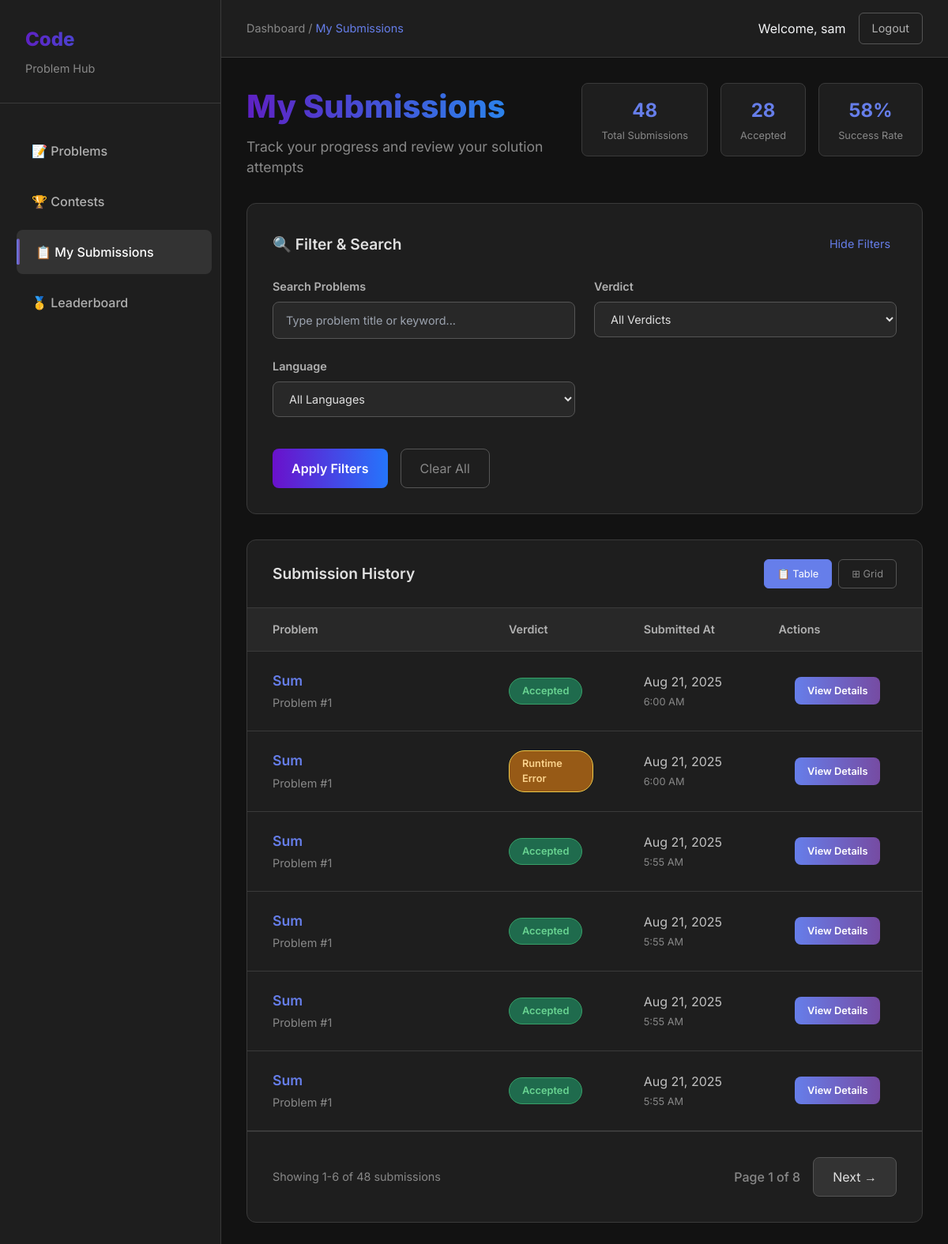
Page /submissions/history/ (signed in) on the earlier database version.
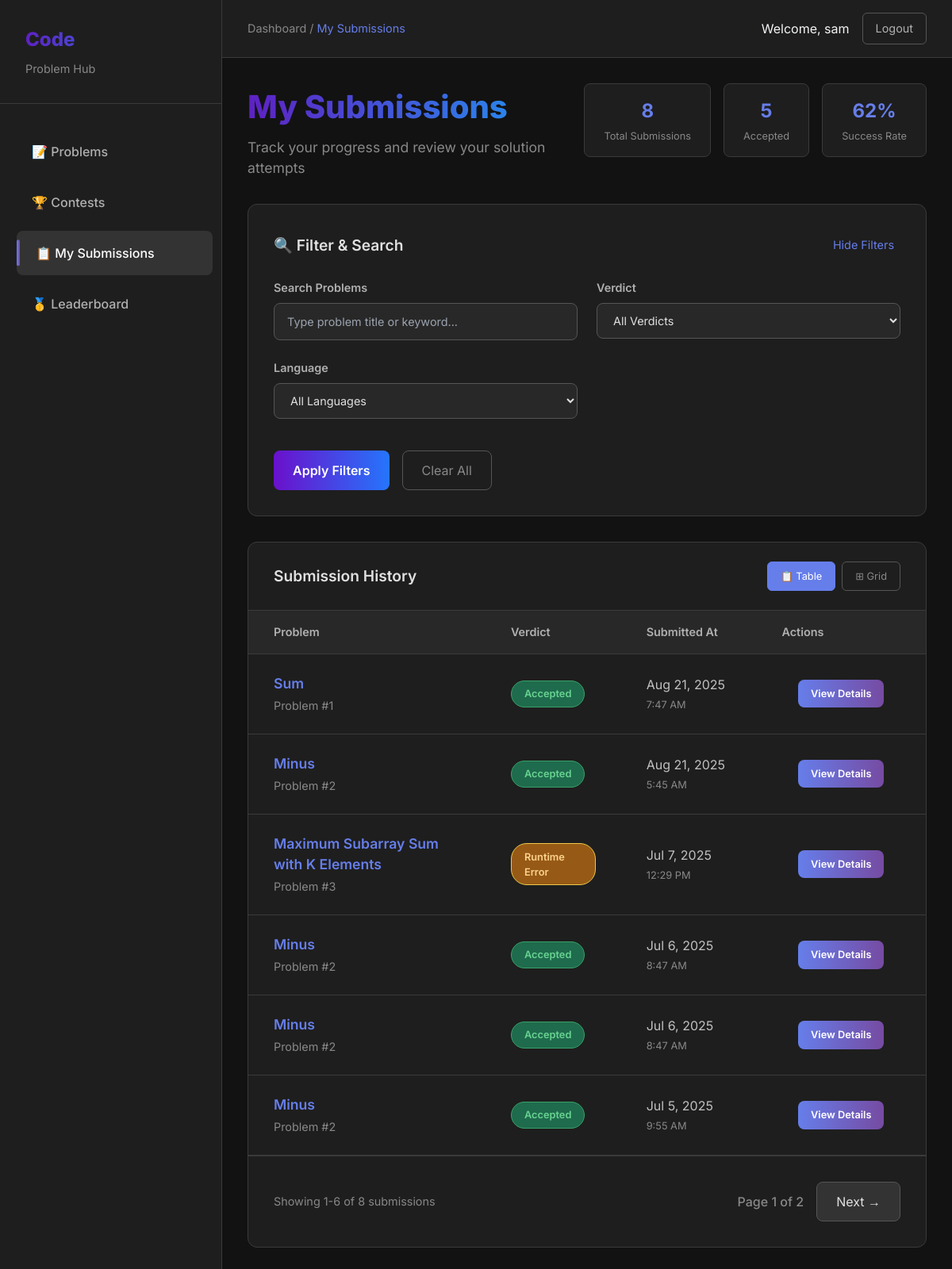
Same page on the later database version.
### submissions/models.py (models this page shows, shortened)
class Submission(models.Model):
    STATUS_CHOICES = [
        ('Accepted', 'Accepted'),
        ('Wrong Answer', 'Wrong Answer'),
        ('Time Limit Exceeded', 'Time Limit Exceeded'),
        ('Runtime Error', 'Runtime Error'),
    ]
    user = models.ForeignKey(User, on_delete=models.CASCADE)
    problem = models.ForeignKey(Problem, on_delete=models.CASCADE)
    code = models.TextField()
    language = models.CharField(max_length=20, default='python')
    created_at = models.DateTimeField(auto_now_add=True)
    verdict = models.CharField(max_length=20, choices=STATUS_CHOICES)
    output = models.TextField()
    error = models.TextField()

### problems/models.py (models this page shows, shortened)
class Problem(models.Model):
    DIFFICULTY_CHOICES = [
        ('Easy', 'Easy'),
        ('Medium', 'Medium'),
        ('Hard', 'Hard'),
    ]
    title = models.CharField(max_length=200)
    description = models.TextField()
    input_description = models.TextField()
    output_description = models.TextField()
    constraints = models.TextField()
    sample_input = models.TextField()
    sample_output = models.TextField()
    difficulty = models.CharField(max_length=10, choices=DIFFICULTY_CHOICES)
    tags = models.ManyToManyField(Tag, related_name='problems')
    slug = models.SlugField(unique=True)

### submissions/views.py (the view)
# urls.py: path('history/', views.submission_history, name='submission_history'),
@login_required
def submission_history(request):
    submissions = Submission.objects.filter(user=request.user).order_by('-created_at')
    paginator = Paginator(submissions, 6)
    page_number = request.GET.get('page')
    page_obj = paginator.get_page(page_number)
    if User.is_authenticated:
        total_submissions = submissions.count()
        accepted_count = submissions.filter(verdict='Accepted').count()
    else:
        total_submissions = 0
        accepted_count = 0
    percent_accepted = int(accepted_count / total_submissions * 100) if total_submissions > 0 else 0
    return render(request, 'submissions/history.html', {
        'submissions': page_obj,
        'total_submissions': total_submissions,
        'accepted_count': accepted_count,
        'percent_accepted': percent_accepted,
        })

### templates/submissions/history.html (shortened to what this page needs)
<!DOCTYPE html>
<html lang="en">
<head>
    <script src="https://cdn.tailwindcss.com"></script>
</head>
<body class="bg-gray-900 text-gray-100">
    <div class="main-container">
        <aside class="sidebar" id="sidebar">
            <div class="sidebar-header">
                <div class="sidebar-title">Code</div>
                <div class="sidebar-subtitle">Problem Hub</div>
            </div>
            <nav>
                <a href="/">📝 Problems</a>
                <a href="/contests/">🏆 Contests</a>
                <a href="/submissions/history/" class="active">📋 My Submissions</a>
                <a href="/submissions/leaderboard/">🥇 Leaderboard</a>
            </nav>
        </aside>
        <div style="flex: 1;">
            <header class="top-header">
                <div class="breadcrumb">
                    Dashboard / <span>My Submissions</span>
                </div>
                <div class="user-actions">
                    {% if user.is_authenticated %}
                        <span>Welcome, {{ user.username }}</span>
                        <a href="/logout/">Logout</a>
                    {% else %}
                        <a href="/login/">Login</a>
                        <a href="/register/">Sign Up</a>
                    {% endif %}
                </div>
            </header>
            <main class="content-area">
                <div class="content-header">
                    <div class="page-title-section">
                        <h1 class="page-title">My Submissions</h1>
                        <p class="page-subtitle">Track your progress and review your solution attempts</p>
                    </div>
                    <div class="stats-section">
                        <div class="stat-card">
                            <div class="stat-number" id="totalSubmissions">{{total_submissions}}</div>
                            <div class="stat-label">Total Submissions</div>
                        </div>
                        <div class="stat-card">
                            <div class="stat-number" id="acceptedSubmissions">{{accepted_count}}</div>
                            <div class="stat-label">Accepted</div>
                        </div>
                        <div class="stat-card">
                            <div class="stat-number" id="acceptanceRate">{{percent_accepted}}%</div>
                            <div class="stat-label">Success Rate</div>
                        </div>
                    </div>
                </div>
                <div class="filter-panel">
                    <div class="filter-header">
                        <h2 class="filter-title">🔍 Filter & Search</h2>
                        <button class="filter-toggle" onclick="toggleFilters()">Hide Filters</button>
                    </div>
                    <form id="filterForm" class="filter-grid">
                        <div class="filter-group">
                            <label for="search">Search Problems</label>
                            <input type="text" name="search" id="search" placeholder="Type problem title or keyword..." value="">
                        </div>
                        <div class="filter-group">
                            <label for="verdict">Verdict</label>
                            <select name="verdict" id="verdict">
                                <option value="">All Verdicts</option>
                            </select>
                        </div>
                        <div class="filter-group">
                            <label for="language">Language</label>
                            <select name="language" id="language">
                                <option value="">All Languages</option>
                            </select>
                        </div>
                        <div class="filter-actions">
                            <button type="button" class="filter-button" onclick="applyFilters()">Apply Filters</button>
                            <button type="button" class="clear-button" onclick="clearFilters()">Clear All</button>
                        </div>
                    </form>
                </div>
                <div class="submissions-container">
                    <div class="submissions-header">
                        <h2 class="submissions-title">Submission History</h2>
                        <div class="view-toggle">
                            <button class="view-button active" onclick="switchView('table')">📋 Table</button>
                            <button class="view-button" onclick="switchView('grid')">⊞ Grid</button>
                        </div>
                    </div>
                    <div class="submissions-table-container" id="tableView">
                        <table class="submissions-table">
                            <thead>
                                <tr>
                                    <th style="width: 35%;">Problem</th>
                                    <th style="width: 20%;">Verdict</th>
                                    <th style="width: 20%;">Submitted At</th>
                                    <th style="width: 25%;">Actions</th>
                                </tr>
                            </thead>
                            <tbody id="submissionTableBody">
                                {% for submission in submissions %}
                                <tr>
                                    <td>
                                        <a href="{% url 'problem_detail' submission.problem.slug %}" class="problem-title-cell">{{ submission.problem.title }}</a>
                                        <div style="color: #888; font-size: 0.9rem; margin-top: 0.25rem;">
                                            Problem #{{ submission.problem.id }}
                                        </div>
                                    </td>
                                    <td>
                                        <span class="verdict-badge
                                            {% if submission.verdict == 'Accepted' %}verdict-accepted
                                            {% elif submission.verdict == 'Wrong Answer' %}verdict-wrong
                                            {% elif submission.verdict == 'Runtime Error' %}verdict-runtime-error
                                            {% elif submission.verdict == 'Time Limit Exceeded' %}verdict-tle
                                            {% else %}verdict-other
                                            {% endif %}">
                                            {{ submission.verdict }}
                                        </span>
                                    </td>
                                    <td style="color: #c0c0c0;">
                                        {{ submission.created_at|date:"M j, Y" }}<br>
                                        <span style="color: #888; font-size: 0.8rem;">{{ submission.created_at|time:"g:i A" }}</span>
                                    </td>
                                    <td class="actions-cell">
                                        <button
                                            onclick="showSubmissionDetails(
                                                `{{ submission.code|escapejs }}`,
                                                `{{ submission.output|default:''|escapejs }}`,
                                                `{{ submission.error|default:''|escapejs }}`,
                                                '{{ submission.problem.title|escapejs }}',
                                                '{{ submission.verdict|escapejs }}',
                                                '{{ submission.created_at|escapejs }}'
                                            )"
                                            class="view-details-btn"
                                        >
                                            View Details
                                        </button>
                                    </td>
                                </tr>
                                {% endfor %}
                            </tbody>
                        </table>
                    </div>
                    <div class="pagination-container">
                        <div class="pagination-info">
                            Showing {{ submissions.start_index }}-{{ submissions.end_index }} of {{ submissions.paginator.count }} submissions
                        </div>
                        <div class="pagination-controls">
                            <span>Page {{ submissions.number }} of {{ submissions.paginator.num_pages }}</span>
                            {% if submissions.has_next %}
                                <a href="?page={{ submissions.next_page_number }}">
                                    Next →
                                </a>
                            {% endif %}
                        </div>
                    </div>
                </div>
            </main>
        </div>
    </div>
</body>
</html>

Differences in the rows shown:
removed Submission: problem "Sum", problem.id "1", verdict "Accepted", created_at "Aug 21, 2025", created_at "6:00 AM"
removed Submission: problem "Sum", problem.id "1", verdict "Runtime Error", created_at "Aug 21, 2025", created_at "6:00 AM"
removed Submission: problem "Sum", problem.id "1", verdict "Accepted", created_at "Aug 21, 2025", created_at "5:55 AM"
removed Submission: problem "Sum", problem.id "1", verdict "Accepted", created_at "Aug 21, 2025", created_at "5:55 AM"
removed Submission: problem "Sum", problem.id "1", verdict "Accepted", created_at "Aug 21, 2025", created_at "5:55 AM"
removed Submission: problem "Sum", problem.id "1", verdict "Accepted", created_at "Aug 21, 2025", created_at "5:55 AM"
added Submission: problem "Sum", problem.id "1", verdict "Accepted", created_at "Aug 21, 2025", created_at "7:47 AM"
now on this page (row unchanged): Submission: problem "Minus", problem.id "2", verdict "Accepted", created_at "Aug 21, 2025", created_at "5:45 AM"
now on this page (row unchanged): Submission: problem "Maximum Subarray Sum with K Elements", problem.id "3", verdict "Runtime Error", created_at "Jul 7, 2025", created_at "12:29 PM"
now on this page (row unchanged): Submission: problem "Minus", problem.id "2", verdict "Accepted", created_at "Jul 6, 2025", created_at "8:47 AM"
now on this page (row unchanged): Submission: problem "Minus", problem.id "2", verdict "Accepted", created_at "Jul 6, 2025", created_at "8:47 AM"
now on this page (row unchanged): Submission: problem "Minus", problem.id "2", verdict "Accepted", created_at "Jul 5, 2025", created_at "9:55 AM"
Other differences:
{{ total_submissions }}: "48" → "8"
{{ accepted_count }}: "28" → "5"
{{ percent_accepted }}: "58" → "62"
{{ submissions.paginator.count }}: "48" → "8"
{{ submissions.paginator.num_pages }}: "8" → "2"
